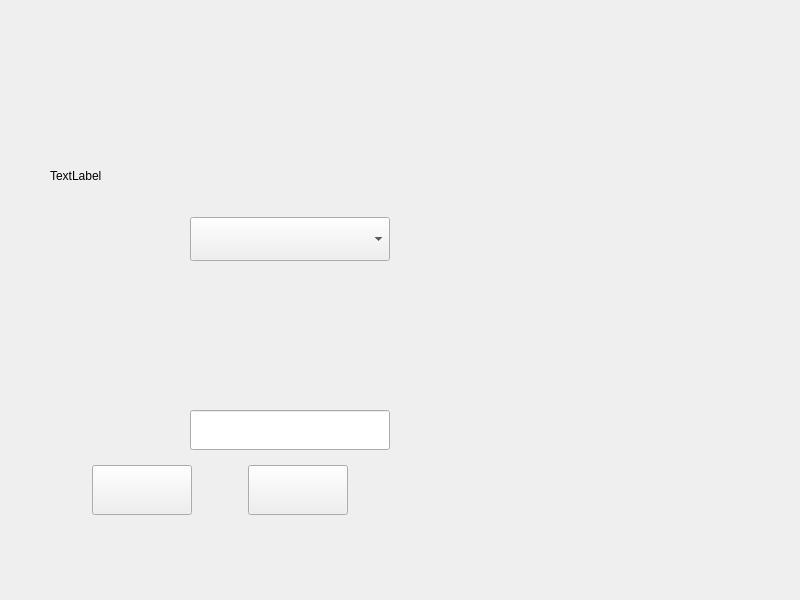
<?xml version="1.0" encoding="UTF-8"?>
<ui version="4.0">
 <class>recharge</class>
 <widget class="QWidget" name="recharge">
  <property name="geometry">
   <rect>
    <x>0</x>
    <y>0</y>
    <width>800</width>
    <height>600</height>
   </rect>
  </property>
  <property name="windowTitle">
   <string>Form</string>
  </property>
  <layout class="QHBoxLayout" name="horizontalLayout_4">
   <property name="spacing">
    <number>10</number>
   </property>
   <property name="leftMargin">
    <number>50</number>
   </property>
   <property name="topMargin">
    <number>150</number>
   </property>
   <property name="rightMargin">
    <number>50</number>
   </property>
   <property name="bottomMargin">
    <number>50</number>
   </property>
   <item>
    <layout class="QVBoxLayout" name="verticalLayout">
     <property name="spacing">
      <number>15</number>
     </property>
     <property name="bottomMargin">
      <number>35</number>
     </property>
     <item>
      <layout class="QHBoxLayout" name="horizontalLayout_3">
       <item>
        <widget class="QLabel" name="label">
         <property name="minimumSize">
          <size>
           <width>120</width>
           <height>40</height>
          </size>
         </property>
         <property name="text">
          <string>TextLabel</string>
         </property>
        </widget>
       </item>
       <item>
        <spacer name="horizontalSpacer_2">
         <property name="orientation">
          <enum>Qt::Horizontal</enum>
         </property>
         <property name="sizeHint" stdset="0">
          <size>
           <width>40</width>
           <height>20</height>
          </size>
         </property>
        </spacer>
       </item>
      </layout>
     </item>
     <item>
      <layout class="QHBoxLayout" name="horizontalLayout_2">
       <property name="spacing">
        <number>20</number>
       </property>
       <item>
        <widget class="QLabel" name="typeLabel">
         <property name="minimumSize">
          <size>
           <width>120</width>
           <height>40</height>
          </size>
         </property>
         <property name="text">
          <string/>
         </property>
        </widget>
       </item>
       <item>
        <widget class="QComboBox" name="typeComboBox">
         <property name="minimumSize">
          <size>
           <width>200</width>
           <height>40</height>
          </size>
         </property>
         <property name="font">
          <font>
           <pointsize>24</pointsize>
          </font>
         </property>
        </widget>
       </item>
      </layout>
     </item>
     <item>
      <layout class="QHBoxLayout" name="horizontalLayout">
       <property name="spacing">
        <number>20</number>
       </property>
       <item>
        <widget class="QLabel" name="phoneLabel">
         <property name="minimumSize">
          <size>
           <width>120</width>
           <height>40</height>
          </size>
         </property>
         <property name="text">
          <string/>
         </property>
        </widget>
       </item>
       <item>
        <widget class="QLabel" name="phoneLineEdit">
         <property name="minimumSize">
          <size>
           <width>200</width>
           <height>40</height>
          </size>
         </property>
         <property name="text">
          <string/>
         </property>
        </widget>
       </item>
      </layout>
     </item>
     <item>
      <layout class="QHBoxLayout" name="horizontalLayout_5">
       <property name="spacing">
        <number>20</number>
       </property>
       <item>
        <widget class="QLabel" name="haveMoneyLabel">
         <property name="minimumSize">
          <size>
           <width>120</width>
           <height>40</height>
          </size>
         </property>
         <property name="text">
          <string/>
         </property>
        </widget>
       </item>
       <item>
        <widget class="QLabel" name="haveMoneyLineEdit">
         <property name="minimumSize">
          <size>
           <width>200</width>
           <height>40</height>
          </size>
         </property>
         <property name="text">
          <string/>
         </property>
        </widget>
       </item>
      </layout>
     </item>
     <item>
      <layout class="QHBoxLayout" name="horizontalLayout_6">
       <property name="spacing">
        <number>20</number>
       </property>
       <item>
        <widget class="QLabel" name="rechargeLabel">
         <property name="minimumSize">
          <size>
           <width>120</width>
           <height>40</height>
          </size>
         </property>
         <property name="text">
          <string/>
         </property>
        </widget>
       </item>
       <item>
        <widget class="CKeyBoardLineEdit" name="rechargeLineEdit">
         <property name="minimumSize">
          <size>
           <width>200</width>
           <height>40</height>
          </size>
         </property>
        </widget>
       </item>
      </layout>
     </item>
     <item>
      <layout class="QHBoxLayout" name="horizontalLayout_7">
       <item>
        <spacer name="horizontalSpacer_3">
         <property name="orientation">
          <enum>Qt::Horizontal</enum>
         </property>
         <property name="sizeHint" stdset="0">
          <size>
           <width>40</width>
           <height>20</height>
          </size>
         </property>
        </spacer>
       </item>
       <item>
        <widget class="QPushButton" name="okBtn">
         <property name="minimumSize">
          <size>
           <width>100</width>
           <height>50</height>
          </size>
         </property>
         <property name="text">
          <string/>
         </property>
        </widget>
       </item>
       <item>
        <spacer name="horizontalSpacer_4">
         <property name="orientation">
          <enum>Qt::Horizontal</enum>
         </property>
         <property name="sizeHint" stdset="0">
          <size>
           <width>40</width>
           <height>20</height>
          </size>
         </property>
        </spacer>
       </item>
       <item>
        <widget class="QPushButton" name="quitBtn">
         <property name="minimumSize">
          <size>
           <width>100</width>
           <height>50</height>
          </size>
         </property>
         <property name="text">
          <string/>
         </property>
        </widget>
       </item>
       <item>
        <spacer name="horizontalSpacer_5">
         <property name="orientation">
          <enum>Qt::Horizontal</enum>
         </property>
         <property name="sizeHint" stdset="0">
          <size>
           <width>40</width>
           <height>20</height>
          </size>
         </property>
        </spacer>
       </item>
      </layout>
     </item>
    </layout>
   </item>
   <item>
    <spacer name="horizontalSpacer">
     <property name="orientation">
      <enum>Qt::Horizontal</enum>
     </property>
     <property name="sizeHint" stdset="0">
      <size>
       <width>49</width>
       <height>20</height>
      </size>
     </property>
    </spacer>
   </item>
   <item>
    <widget class="QWidget" name="widget" native="true">
     <property name="minimumSize">
      <size>
       <width>277</width>
       <height>348</height>
      </size>
     </property>
     <property name="maximumSize">
      <size>
       <width>277</width>
       <height>348</height>
      </size>
     </property>
    </widget>
   </item>
  </layout>
 </widget>
 <customwidgets>
  <customwidget>
   <class>CKeyBoardLineEdit</class>
   <extends>QLineEdit</extends>
   <header>mylineedit.h</header>
  </customwidget>
 </customwidgets>
 <resources/>
 <connections/>
</ui>
